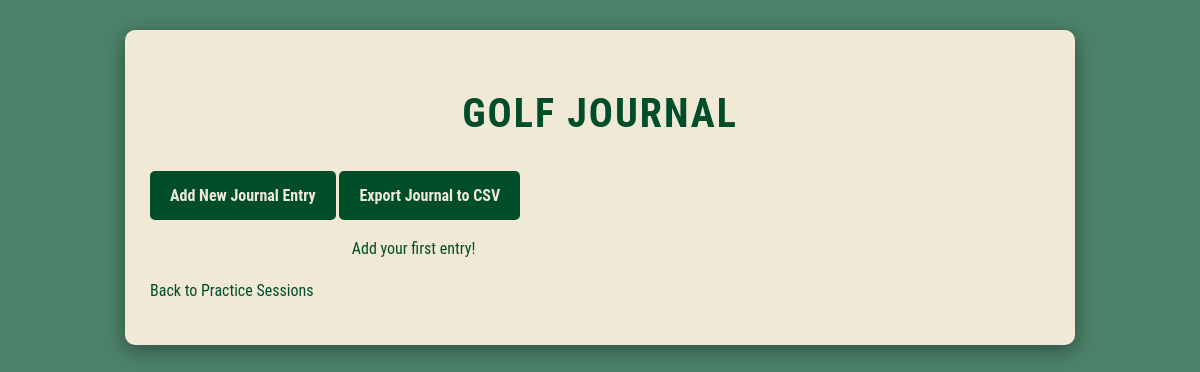
The page /journal on the database as committed earlier.
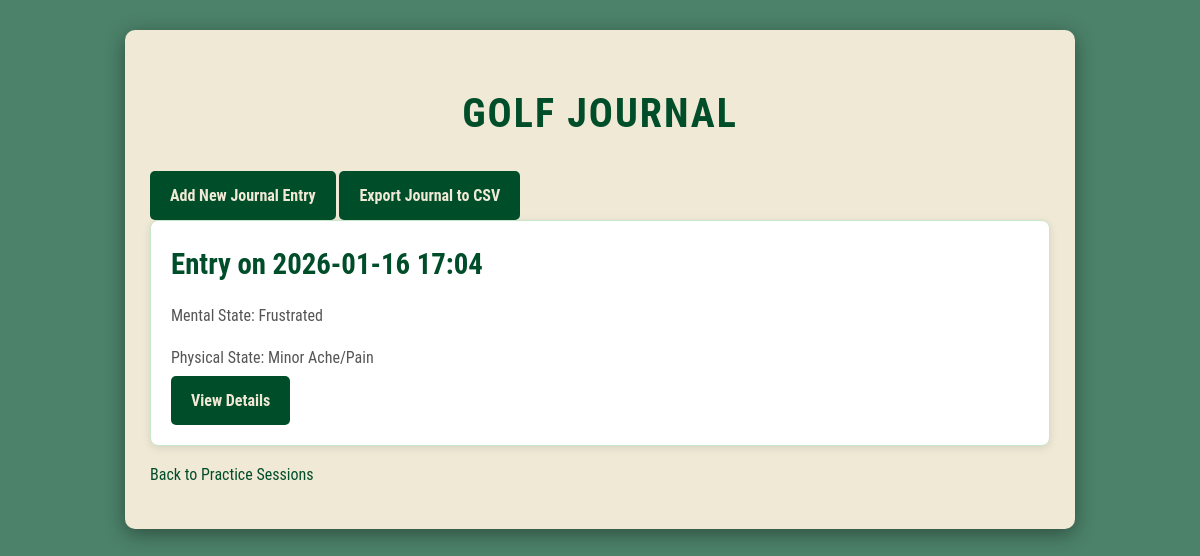
The same page on the database as committed later.
### tables this page shows
CREATE TABLE journal_entries (
    id INTEGER PRIMARY KEY AUTOINCREMENT,
    entry_date TIMESTAMP NOT NULL DEFAULT CURRENT_TIMESTAMP,
    round_stats TEXT,
    notes_before_round TEXT,
    notes_after_round TEXT,
    mental_state TEXT,
    physical_state TEXT,
    weather TEXT
);

### app.py (the view)
@app.route('/journal')
def journal_list():
    db = get_db()
    entries = db.execute(
        'SELECT id, entry_date, round_stats, mental_state, physical_state, weather'
        ' FROM journal_entries'
        ' ORDER BY entry_date DESC'
    ).fetchall()
    return render_template('journal_list.html', entries=entries)

### app.py (called while the page is built)
def get_db():
    if 'db' not in g:
        g.db = sqlite3.connect(
            app.config['DATABASE'],
            detect_types=sqlite3.PARSE_DECLTYPES
        )
        g.db.row_factory = sqlite3.Row
    return g.db

### templates/journal_list.html (shortened to what this page needs)
<!doctype html>
<html lang="en">
<head>
    <link rel="stylesheet" href="{{ url_for('static', filename='style.css') }}">
</head>
<body>
    <div class="container">
        <h1>Golf Journal</h1>
        <a href="{{ url_for('add_journal_entry') }}" class="button">Add New Journal Entry</a>
        <a href="{{ url_for('export_journal_csv') }}" class="button export-button">Export Journal to CSV</a>
        <div class="journal-list">
            {% for entry in entries %}
            <div class="session-card">
                <h2>Entry on {{ entry.entry_date.strftime('%Y-%m-%d %H:%M') }}</h2>
                <p>Mental State: {{ entry.mental_state if entry.mental_state else 'N/A' }}</p>
                <p>Physical State: {{ entry.physical_state if entry.physical_state else 'N/A' }}</p>
                <a href="{{ url_for('journal_details', entry_id=entry.id) }}" class="button">View Details</a>
            </div>
            {% else %}
            <p>No journal entries recorded yet. <a href="{{ url_for('add_journal_entry') }}">Add your first entry!</a></p>
            {% endfor %}
        </div>
        <p><a href="{{ url_for('index') }}">Back to Practice Sessions</a></p>
    </div>
</body>
</html>

### static/style.css (style rules this page uses)
body { font-family: 'Roboto Condensed', 'Arial Narrow', Arial, sans-serif; line-height: 1.6; margin: 0; padding: 0; background: linear-gradient(rgba(0, 77, 42, 0.7), rgba(0, 77, 42, 0.7)), url('https://source.unsplash.com/random/1920x1080/?augusta-golf-course') no-repeat center center fixed; background-size: cover; color: #f0e9d6; }
.container { width: 75%; margin: 30px auto; background: #f0e9d6; padding: 25px; border-radius: 10px; box-shadow: 0 5px 20px rgba(0, 0, 0, 0.4); }
h1 { color: #004d2a; text-align: center; margin-bottom: 25px; font-size: 2.5em; text-transform: uppercase; letter-spacing: 2px; }
.button { display: inline-block; background: #004d2a; color: #f0e9d6; padding: 12px 20px; border-radius: 5px; text-decoration: none; text-align: center; font-weight: bold; transition: background-color 0.3s ease; }
.session-card, .drill-card { background: #ffffff; color: #333; padding: 20px; margin-bottom: 15px; border-radius: 8px; border: 1px solid #c8e6c9; box-shadow: 0 2px 8px rgba(0, 0, 0, 0.1); }
.session-card h2, .drill-card h3 { margin-top: 0; color: #004d2a; font-size: 1.8em; margin-bottom: 10px; }
.session-card p, .drill-card p { color: #555; margin-bottom: 5px; }
a { color: #004d2a; text-decoration: none; }

Rows that differ between the two databases and show on the page:
added journal_entries: entry_date "2026-01-16 17:04", mental_state "Frustrated", physical_state "Minor Ache/Pain"
Other text that changed with them:
text no longer shown: "Add your first entry!"
